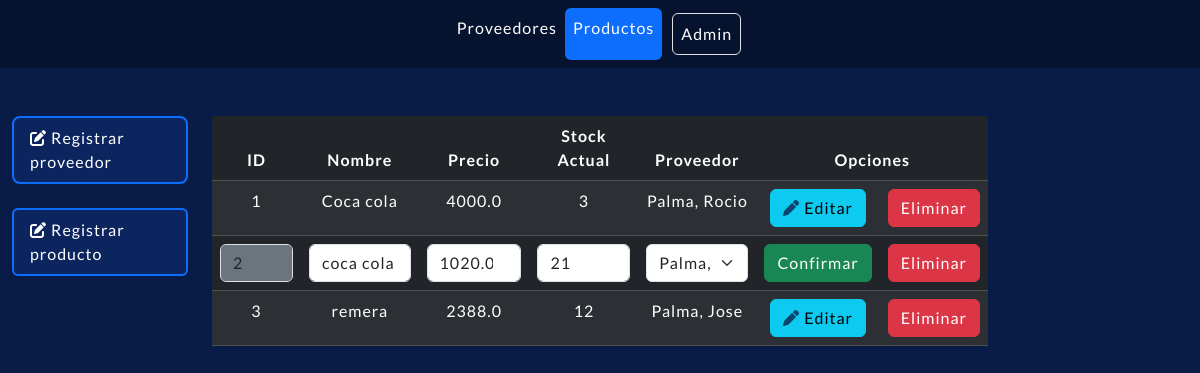
/producto/editar/2, run on the app's committed database.
### compra/models.py (models this page shows, shortened)
class Producto(models.Model):
    nombre = models.CharField(max_length=100)
    precio = models.FloatField()
    stock_actual = models.IntegerField()
    proveedor = models.ForeignKey(Proveedor, null=True, blank=True, on_delete=models.CASCADE)
    class Meta:
        ordering=['nombre', '-stock_actual'] #Orden asc en nombre y desc en stock
        verbose_name_plural = 'Productos'

class Proveedor(models.Model):
    nombre = models.CharField(max_length=100)
    apellido = models.CharField(max_length=100)
    dni = models.IntegerField()
    def __str__(self):
        return f'{self.apellido}, {self.nombre}'
    class Meta:
        ordering=['id','apellido', 'nombre'] # Orden asc en apellido y nombre
        verbose_name_plural = 'Proveedores'

### compra/views.py (the view)
# urls.py: path('producto/editar/<int:productoId>', views.mostrarEditarProducto, name="Mostrar la vista de editar producto por id"),
def mostrarEditarProducto(request, productoId):
    producto = Producto.objects.get(id=productoId)
    productos = Producto.objects.all()
    proveedores = Proveedor.objects.all()
    return render(request, 'editar_producto.html', {'p': producto,'productos':productos, 'proveedores':proveedores})

### compra/templates/editar_producto.html (shortened to what this page needs)
{% extends 'base_lista.html' %}
{% block navbar %}
<a class="nav-link" href="/proveedores">Proveedores</a>
<a class="nav-link active" aria-currente="page" href="/productos">Productos</a>
{% endblock %}
{% block table %}
<thead>
    <tr>
        <th>ID</th>
        <th>Nombre</th>
        <th>Precio</th>
        <th>Stock Actual</th>
        <th>Proveedor</th>
        <th colspan="2">Opciones</th>
    </tr>
</thead>
<tbody>
    {% for producto in productos %}
    {% if producto.id == p.id %}
    <tr>
        <form action="/producto/editar" method="POST">{% csrf_token %}
            <td><input type="number" class="form-control bg-secondary" name="idProducto" id="idProducto" value="{{p.id}}"
                    readonly></td>
            <td><input type="text" class="form-control" name="nombre" id="nombre" placeholder="Ingrese su nombre"
                    value="{{producto.nombre}}" required></td>
            <td><input type="number" class="form-control" name="precio" id="precio" placeholder="Ingrese su precio"
                    value="{{producto.precio}}" required></td>
            <td><input type="number" class="form-control" name="stock_actual" id="stock_actual"
                    placeholder="Ingrese su stock" value="{{producto.stock_actual}}" required></td>
            <td><select class="form-select rounded" id="proveedor" name="proveedor">
                    <option value="" selected>{{producto.proveedor}}</option>
                </select></td>
            <td><input type="submit" class="btn btn-success" value="Confirmar"></td>
            <td><a href="/producto/eliminar/{{producto.id}}" class="btn btn-danger">Eliminar</a></td>
        </form>
    </tr>
    {% else %}
    <tr>
        <td>{{producto.id}}</td>
        <td>{{producto.nombre}}</td>
        <td>{{producto.precio}}</td>
        <td>{{producto.stock_actual}}</td>
        {% if producto.proveedor == None %}
        <td>-</td>
        {% else %}
        <td>{{producto.proveedor}}</td>
        {% endif %}
        <td><a href="/producto/editar/{{producto.id}}" class="btn btn-info"><i class="fa-solid fa-pen" style="color: #0b446f;"></i> Editar</a></td>
        <td><a href="/producto/eliminar/{{producto.id}}" class="btn btn-danger">Eliminar</a></td>
        {% endif %}
    </tr>
    {% endfor %}
</tbody>
{% endblock %}

### StockControl/static/CSS/base_lista.css (style rules this page uses)
* { margin: 0px; padding: 0px; font-family: "Lato", sans-serif; font-style: normal; letter-spacing: 1px; }
body { background-color: #091c47; }
td, th { text-align: center; }

### data on the page
Producto: id "1", nombre "Coca cola", precio "4000.0", stock_actual "3", proveedor "Palma, Rocio"
Producto: idProducto "2", nombre "coca cola", precio "1020.0", stock_actual "21", proveedor "Palma, Rocio"
Producto: id "3", nombre "remera", precio "2388.0", stock_actual "12", proveedor "Palma, Jose"
